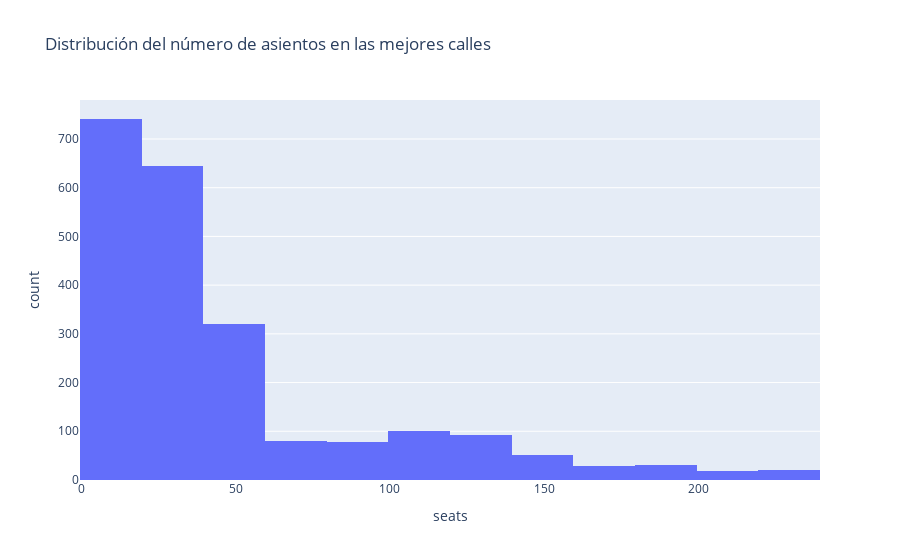

Notebook source saved alongside this figure:
### Code cell
#graficando el histograma
fig = px.histogram(best_data, x="seats", nbins = 20, title="Distribución del número de asientos en las mejores calles")
fig.show()

### Figure 1 — Plotly figure (JSON) as saved in the notebook; plotly's stock layout.template omitted (floating-point values rounded to 4 significant figures; data arrays with more than 128 entries replaced by an {"elided": "..."} marker saying what was removed)
{"data": [{"alignmentgroup": "True", "bingroup": "x", "hovertemplate": "seats=%{x}<br>count=%{y}<extra></extra>", "legendgroup": "", "marker": {"color": "#636efa", "pattern": {"shape": ""}}, "name": "", "nbinsx": 20, "offsetgroup": "", "orientation": "v", "showlegend": false, "type": "histogram", "x": {"elided": "2209 int values"}, "xaxis": "x", "yaxis": "y"}], "layout": {"barmode": "relative", "legend": {"tracegroupgap": 0}, "title": {"text": "Distribución del número de asientos en las mejores calles"}, "xaxis": {"anchor": "y", "domain": [0, 1], "title": {"text": "seats"}}, "yaxis": {"anchor": "x", "domain": [0, 1], "title": {"text": "count"}}}}
